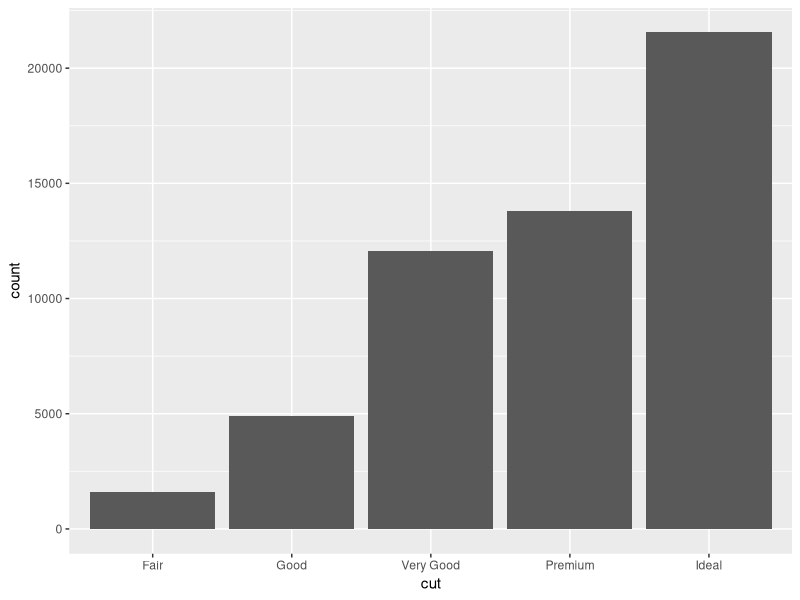
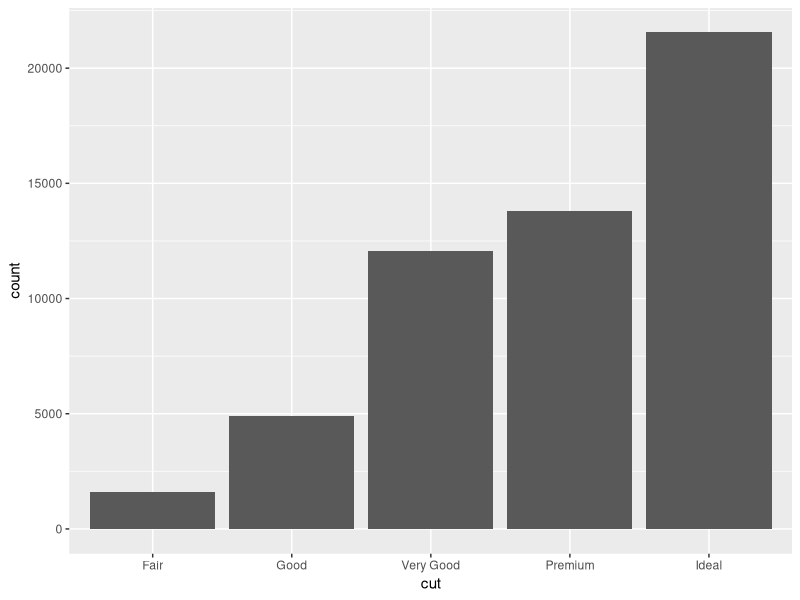
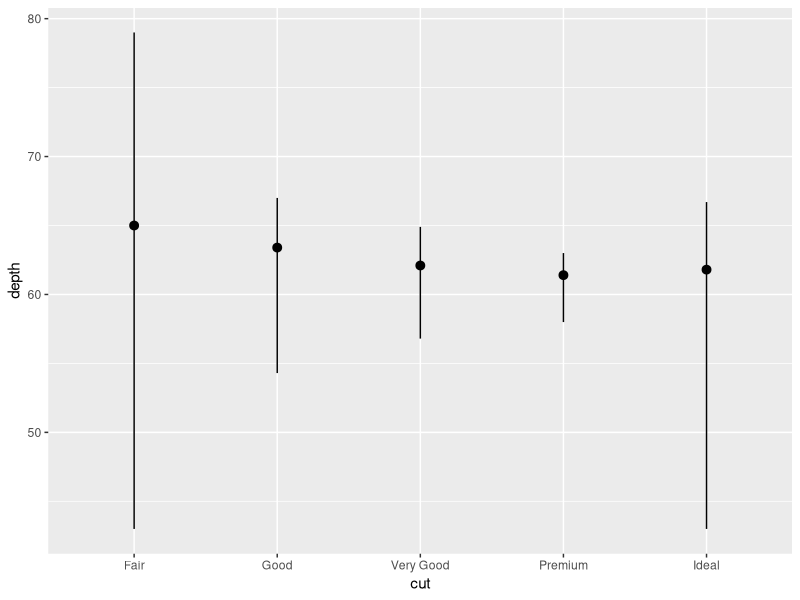
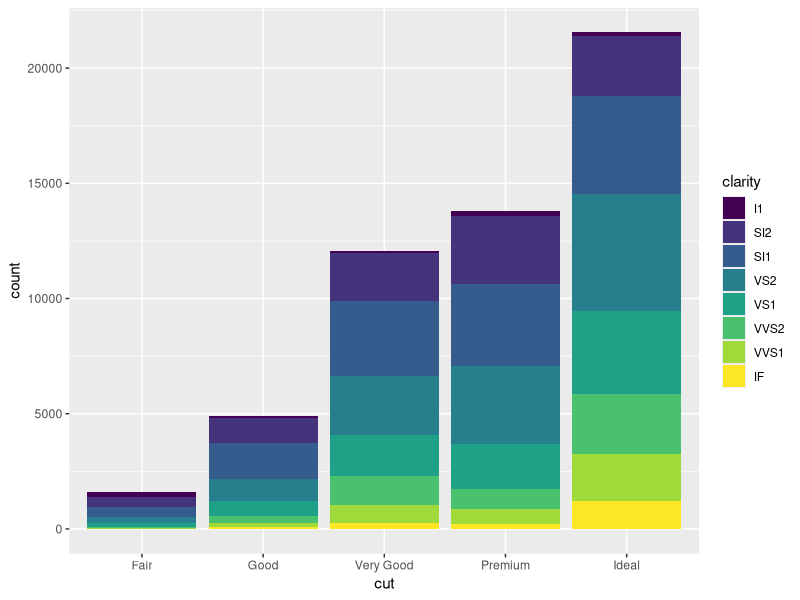
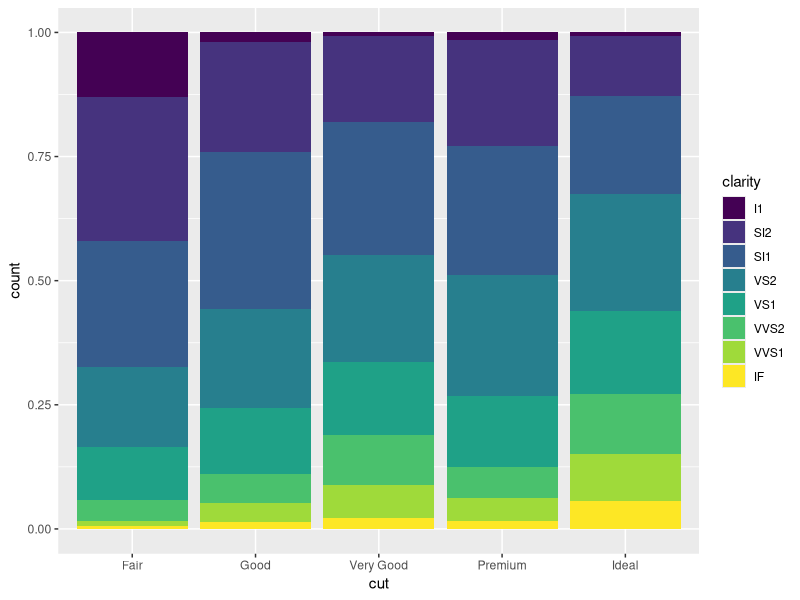
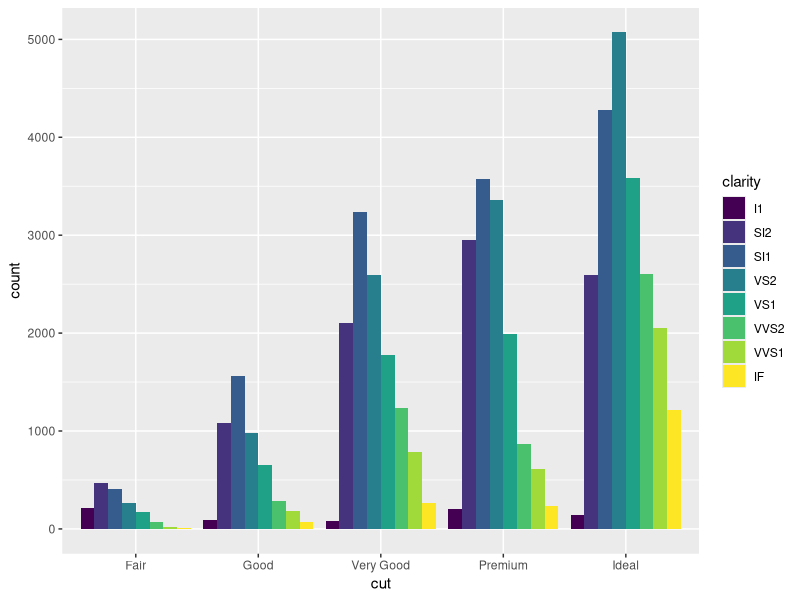
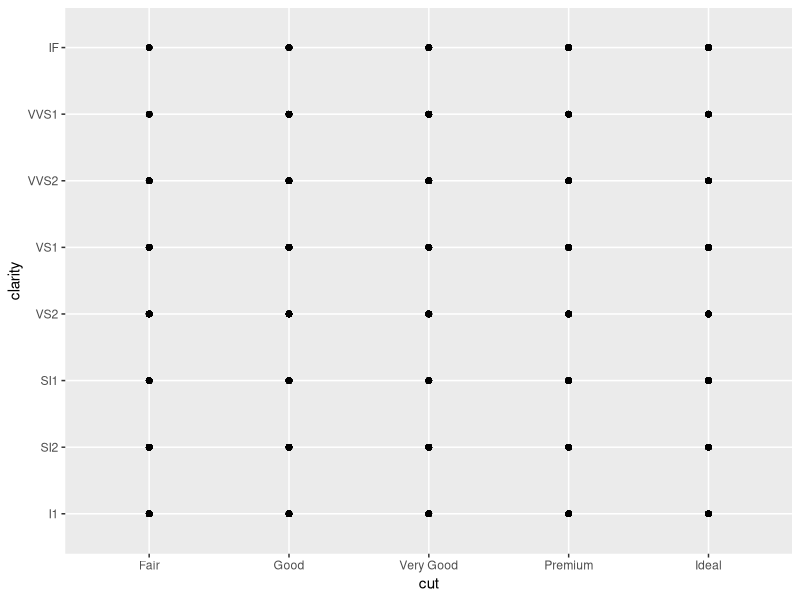
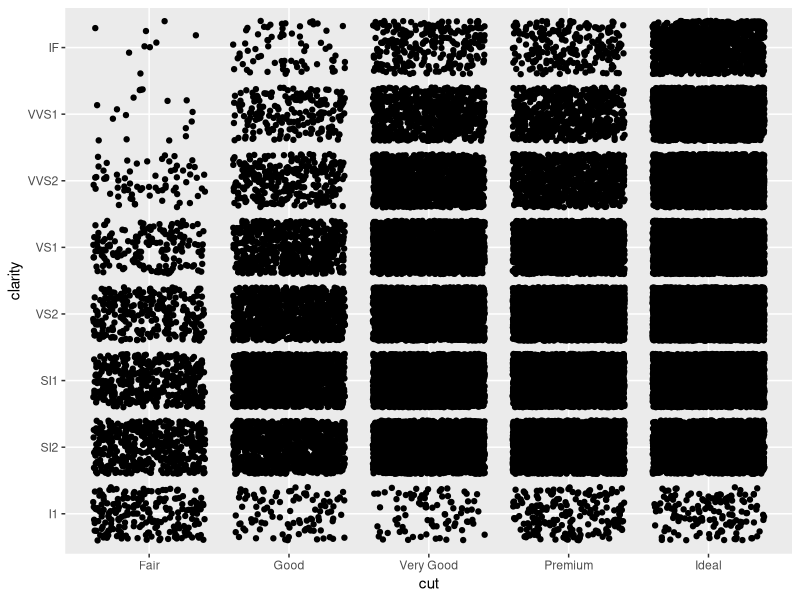

Write R code to recreate these figures, in order.
# Exercise 2: More ggplot2 Grammar

# Install and load `ggplot2`
# install.packages("ggplot2") # if needed
library("ggplot2")

# For this exercise you will again be working with the `diamonds` data set.
# Use `?diamonds` to review details about this data set
?diamonds


## Statistical Transformations

# Draw a bar chart of the diamonds data, organized by cut
# The height of each bar is based on the "count" (number) of diamonds with that cut
ggplot(data = diamonds) +
  geom_bar(mapping = aes(x=cut))

# Use the `stat_count` to apply the statistical transformation "count" to the diamonds
# by cut. You do not need a separate geometry layer!
ggplot(data = diamonds) +
  stat_count(mapping = aes(x=cut))

# Use the `stat_summary` function to draw a chart with a summary layer.
# Map the x-position to diamond `cut`, and the y-position to diamond `depth`
# Bonus: use `min` as the function ymin, `max` as the function ymax, and `median` as the function y
ggplot(data = diamonds) +
  stat_summary(mapping = aes(x = cut, y = depth),
               fun.ymin = min, fun.ymax = max, fun.y = median)


## Position Adjustments

# Draw a bar chart of diamond data organized by cut, with each bar filled by clarity.
# You should see a _stacked_ bar chart.
ggplot(data = diamonds) +
  geom_bar(mapping = aes(x = cut, fill = clarity))

# Draw the same chart again, but with each element positioned to "fill" the y axis
ggplot(data = diamonds) +
  geom_bar(mapping = aes(x = cut, fill = clarity), position = "fill")

# Draw the same chart again, but with each element positioned to "dodge" each other
ggplot(data = diamonds) +
  geom_bar(mapping = aes(x = cut, fill = clarity), position = "dodge")

# Draw a plot with point geometry with the x-position mapped to `cut` and the y-position mapped to `clarity`
# This creates a "grid" grouping the points
ggplot(data = diamonds) +
  geom_point(mapping = aes(x = cut, y = clarity))

# Use the "jitter" position adjustment to keep the points from all overlapping!
# (This works a little better with a sample of diamond data, such as from the previous exercise).
ggplot(data = diamonds) +
  geom_point(mapping = aes(x = cut, y = clarity), position = "jitter")


## Scales

# Draw a "boxplot" (with `geom_boxplot()`) for the diamond's price (y) by color (x)
ggplot(data = diamonds) +
  geom_boxplot(mapping = aes(x=color, y=price))

# This has a lot of outliers, making it harder to read. To fix this, draw the same plot but
# with a _logarithmic_ scale for the y axis.
ggplot(data = diamonds) +
  geom_boxplot(mapping = aes(x=color, y=price)) +
  scale_y_log10()

# For another version, draw the same plot but with `violin` geometry instead of `boxplot` geometry!
# How does the logarithmic scale change the data presentation?
ggplot(data = diamonds) +
  geom_violin(mapping = aes(x=color, y=price)) +
  scale_y_log10()

# Another interesting plot: draw a plot of the diamonds price (y) by carat (x), using a heatmap of 2d bins
# (geom_bin2d)
# What happens when you make the x and y channels scale logarithmically?
ggplot(data = diamonds) +
  geom_bin2d(mapping = aes(x=carat, y=price)) +
  scale_x_log10() +
  scale_y_log10()

# Draw a scatter plot for the diamonds  price (y) by carat (x). Color each point by the clarity
# (Remember, this will take a while. Use a sample of the diamonds for faster results)
ggplot(data = diamonds) +
  geom_point(mapping = aes(x = carat, y = price, color = clarity))

# Change the color of the previous plot using a ColorBrewer scale of your choice. What looks nice?
ggplot(data = diamonds) +
  geom_point(mapping = aes(x = carat, y = price, color = clarity)) +
  scale_color_brewer(palette = "Spectral")


## Coordinate Systems

# Draw a bar chart with x-position and fill color BOTH mapped to cut
# For best results, SET the `width` of the geometry to be 1 (fill plot, no space between)
# You can save this to a variable for easier modifications
bar <- ggplot(data = diamonds) +
  geom_bar(mapping = aes(x = cut, fill = cut), width=1)
bar

# Draw the same chart, but with the coordinate system flipped
bar + coord_flip()

# Draw the same chart, but in a polar coordinate system. Now you have a Coxcomb chart!
bar + coord_polar()


## Facets

# Take the scatter plot of price by carat data (colored by clarity) and add _facets_ based on
# the diamond's `color`
ggplot(data = diamonds) +
  geom_point(mapping = aes(x = carat, y = price, color = clarity)) +
  scale_color_brewer(palette = "Spectral") +
  facet_wrap(~color)


## Saving Plots

# Use the `ggsave()` function to save one of your plots (the most recent one generated) to disk.
# Name the output file "my-plot.png".
# Make sure you've set the working directory!!
ggsave("my-plot.png")
